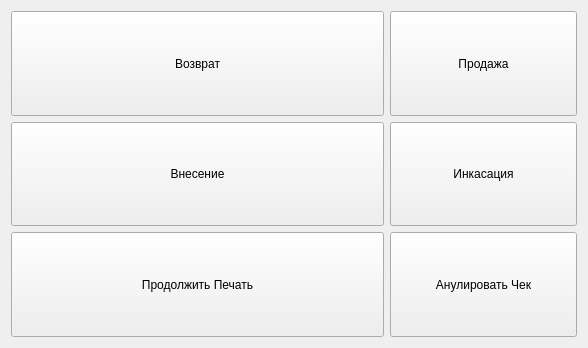
<?xml version="1.0" encoding="UTF-8"?>
<ui version="4.0">
 <class>additionaly</class>
 <widget class="QWidget" name="additionaly">
  <property name="geometry">
   <rect>
    <x>0</x>
    <y>0</y>
    <width>588</width>
    <height>348</height>
   </rect>
  </property>
  <property name="windowTitle">
   <string>Form</string>
  </property>
  <layout class="QGridLayout" name="gridLayout">
   <item row="2" column="0" colspan="2">
    <widget class="QPushButton" name="resumePrint">
     <property name="sizePolicy">
      <sizepolicy hsizetype="Minimum" vsizetype="Minimum">
       <horstretch>0</horstretch>
       <verstretch>0</verstretch>
      </sizepolicy>
     </property>
     <property name="styleSheet">
      <string notr="true">font: 24pt &quot;MS Shell Dlg 2&quot;;</string>
     </property>
     <property name="text">
      <string>Продолжить Печать</string>
     </property>
    </widget>
   </item>
   <item row="2" column="2">
    <widget class="QPushButton" name="cancelSale">
     <property name="sizePolicy">
      <sizepolicy hsizetype="Minimum" vsizetype="Minimum">
       <horstretch>0</horstretch>
       <verstretch>0</verstretch>
      </sizepolicy>
     </property>
     <property name="styleSheet">
      <string notr="true">font: 24pt &quot;MS Shell Dlg 2&quot;;</string>
     </property>
     <property name="text">
      <string>Анулировать Чек</string>
     </property>
    </widget>
   </item>
   <item row="1" column="2">
    <widget class="QPushButton" name="collectionMoney">
     <property name="sizePolicy">
      <sizepolicy hsizetype="Minimum" vsizetype="Minimum">
       <horstretch>0</horstretch>
       <verstretch>0</verstretch>
      </sizepolicy>
     </property>
     <property name="styleSheet">
      <string notr="true">font: 24pt &quot;MS Shell Dlg 2&quot;;</string>
     </property>
     <property name="text">
      <string>Инкасация</string>
     </property>
    </widget>
   </item>
   <item row="1" column="0" colspan="2">
    <widget class="QPushButton" name="enteringMoney">
     <property name="sizePolicy">
      <sizepolicy hsizetype="Minimum" vsizetype="Minimum">
       <horstretch>0</horstretch>
       <verstretch>0</verstretch>
      </sizepolicy>
     </property>
     <property name="styleSheet">
      <string notr="true">font: 24pt &quot;MS Shell Dlg 2&quot;;</string>
     </property>
     <property name="text">
      <string>Внесение</string>
     </property>
    </widget>
   </item>
   <item row="0" column="2">
    <widget class="QPushButton" name="sale">
     <property name="sizePolicy">
      <sizepolicy hsizetype="Minimum" vsizetype="Minimum">
       <horstretch>0</horstretch>
       <verstretch>0</verstretch>
      </sizepolicy>
     </property>
     <property name="styleSheet">
      <string notr="true">font: 24pt &quot;MS Shell Dlg 2&quot;;</string>
     </property>
     <property name="text">
      <string>Продажа</string>
     </property>
    </widget>
   </item>
   <item row="0" column="0" colspan="2">
    <widget class="QPushButton" name="return_2">
     <property name="sizePolicy">
      <sizepolicy hsizetype="Minimum" vsizetype="Minimum">
       <horstretch>0</horstretch>
       <verstretch>0</verstretch>
      </sizepolicy>
     </property>
     <property name="styleSheet">
      <string notr="true">font: 24pt &quot;MS Shell Dlg 2&quot;;</string>
     </property>
     <property name="text">
      <string>Возврат</string>
     </property>
    </widget>
   </item>
  </layout>
 </widget>
 <resources/>
 <connections/>
</ui>
